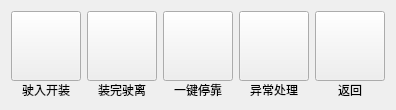
       <widget class="QWidget" name="controlLoadWorkSetPage">
        <layout class="QGridLayout" name="gridLayout_4">
         <item row="0" column="0">
          <layout class="QVBoxLayout" name="verticalLayout_9">
           <property name="spacing">
            <number>0</number>
           </property>
           <item>
            <widget class="QPushButton" name="loadRunWorkBtn">
             <property name="minimumSize">
              <size>
               <width>70</width>
               <height>70</height>
              </size>
             </property>
             <property name="maximumSize">
              <size>
               <width>70</width>
               <height>70</height>
              </size>
             </property>
             <property name="text">
              <string/>
             </property>
             <property name="checkable">
              <bool>false</bool>
             </property>
             <property name="autoRepeatDelay">
              <number>500</number>
             </property>
             <property name="autoRepeatInterval">
              <number>200</number>
             </property>
            </widget>
           </item>
           <item>
            <widget class="QLabel" name="loadRunWorkBtnLabel">
             <property name="maximumSize">
              <size>
               <width>70</width>
               <height>16777215</height>
              </size>
             </property>
             <property name="text">
              <string>驶入开装</string>
             </property>
             <property name="alignment">
              <set>Qt::AlignCenter</set>
             </property>
            </widget>
           </item>
          </layout>
         </item>
         <item row="0" column="1">
          <layout class="QVBoxLayout" name="verticalLayout_82">
           <property name="spacing">
            <number>0</number>
           </property>
           <item>
            <widget class="QPushButton" name="loadOverOutBtn">
             <property name="enabled">
              <bool>true</bool>
             </property>
             <property name="minimumSize">
              <size>
               <width>70</width>
               <height>70</height>
              </size>
             </property>
             <property name="maximumSize">
              <size>
               <width>70</width>
               <height>70</height>
              </size>
             </property>
             <property name="text">
              <string/>
             </property>
            </widget>
           </item>
           <item>
            <widget class="QLabel" name="loadOverOutBtnLabel">
             <property name="maximumSize">
              <size>
               <width>70</width>
               <height>16777215</height>
              </size>
             </property>
             <property name="text">
              <string>装完驶离</string>
             </property>
             <property name="alignment">
              <set>Qt::AlignCenter</set>
             </property>
            </widget>
           </item>
          </layout>
         </item>
         <item row="0" column="2">
          <layout class="QVBoxLayout" name="verticalLayout_96">
           <property name="spacing">
            <number>0</number>
           </property>
           <item>
            <widget class="QPushButton" name="quickStopBtn">
             <property name="minimumSize">
              <size>
               <width>70</width>
               <height>70</height>
              </size>
             </property>
             <property name="maximumSize">
              <size>
               <width>70</width>
               <height>70</height>
              </size>
             </property>
             <property name="text">
              <string/>
             </property>
             <property name="autoRepeatDelay">
              <number>500</number>
             </property>
             <property name="autoRepeatInterval">
              <number>200</number>
             </property>
            </widget>
           </item>
           <item>
            <widget class="QLabel" name="quickStopBtnLabel">
             <property name="maximumSize">
              <size>
               <width>70</width>
               <height>16777215</height>
              </size>
             </property>
             <property name="text">
              <string>一键停靠</string>
             </property>
             <property name="alignment">
              <set>Qt::AlignCenter</set>
             </property>
            </widget>
           </item>
          </layout>
         </item>
         <item row="0" column="3">
          <layout class="QVBoxLayout" name="verticalLayout_81">
           <property name="spacing">
            <number>0</number>
           </property>
           <item>
            <widget class="QPushButton" name="abnormalBtn">
             <property name="minimumSize">
              <size>
               <width>70</width>
               <height>70</height>
              </size>
             </property>
             <property name="maximumSize">
              <size>
               <width>70</width>
               <height>70</height>
              </size>
             </property>
             <property name="text">
              <string/>
             </property>
            </widget>
           </item>
           <item>
            <widget class="QLabel" name="abnormalBtnLabel">
             <property name="maximumSize">
              <size>
               <width>70</width>
               <height>16777215</height>
              </size>
             </property>
             <property name="text">
              <string>异常处理</string>
             </property>
             <property name="alignment">
              <set>Qt::AlignCenter</set>
             </property>
            </widget>
           </item>
          </layout>
         </item>
         <item row="0" column="4">
          <layout class="QVBoxLayout" name="verticalLayout_12">
           <property name="spacing">
            <number>0</number>
           </property>
           <item>
            <widget class="QPushButton" name="workSetBackBtn">
             <property name="minimumSize">
              <size>
               <width>70</width>
               <height>70</height>
              </size>
             </property>
             <property name="maximumSize">
              <size>
               <width>70</width>
               <height>70</height>
              </size>
             </property>
             <property name="text">
              <string/>
             </property>
             <property name="autoRepeatDelay">
              <number>500</number>
             </property>
             <property name="autoRepeatInterval">
              <number>200</number>
             </property>
            </widget>
           </item>
           <item>
            <widget class="QLabel" name="workSetBackBtnLabel">
             <property name="maximumSize">
              <size>
               <width>70</width>
               <height>16777215</height>
              </size>
             </property>
             <property name="text">
              <string>返回</string>
             </property>
             <property name="alignment">
              <set>Qt::AlignCenter</set>
             </property>
            </widget>
           </item>
          </layout>
         </item>
        </layout>
       </widget>
